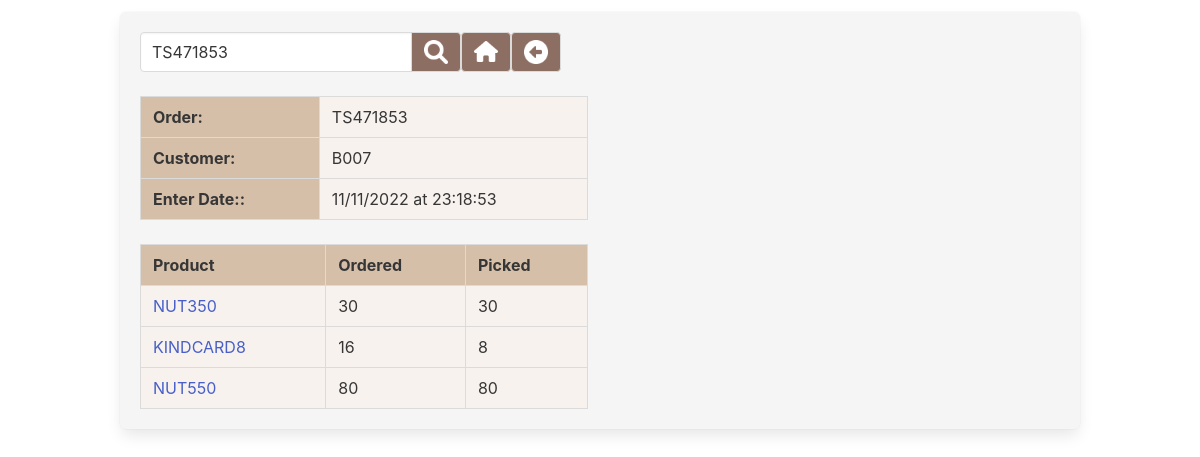
Page /gv_search_order.php?ordnum=TS471853 (signed in) on the committed database.
### tables this page shows
CREATE TABLE "geb_order_header" (
	"ordhdr_uid"	INTEGER PRIMARY KEY AUTOINCREMENT,
	"ordhdr_status"	INTEGER DEFAULT 0,
	"ordhdr_pick_status"	INTEGER DEFAULT 0,
	"ordhdr_pick_operator"	INTEGER DEFAULT 0,
	"ordhdr_pick_complete_date"	TEXT,
	"ordhdr_enter_date"	TEXT,
	"ordhdr_order_number"	TEXT,
	"ordhdr_customer"	TEXT,
	"ordhdr_address1"	TEXT,
	"ordhdr_address2"	TEXT,
	"ordhdr_address3"	TEXT,
	"ordhdr_address4"	TEXT,
	"ordhdr_address5"	TEXT
);

### lib_login.php (called while the page is built, shortened)
<?php
class Login
{
	private $user_is_logged_in = false;
	public function is_session_started()
	{
		if (php_sapi_name() !== 'cli' )
		{
			if ( version_compare(phpversion(), '5.4.0', '>=') )
			{
				return session_status() === PHP_SESSION_ACTIVE ? TRUE : FALSE;
			}
		}
		return FALSE;
	}
	private function loginWithSessionData()
	{
		$this->user_is_logged_in = true;
	}
	public function isUserLoggedIn()
	{
		return $this->user_is_logged_in;
	}
}

### lib_functions.php (called while the page is built, shortened)
<?php
$backclrA	=	'#d6bfa9';
$backclrB	=	'#f7f2ee';
function leave_numbers_only($input_string)
{
	return preg_replace('/[^0-9]/', '', trim($input_string));
}
function convert_dec_to_bin_with_padding($dec_value)
{
	$x	=	decbin($dec_value);
	return str_pad($x, 16, '0', STR_PAD_LEFT);
}
function core_acl_cookie_check($cookie_value)
{
	$outcome		=	false;
	$cookie_value	=	leave_numbers_only($cookie_value);
	if ($cookie_value == 1)	{	$outcome = true;	}
	return $outcome;
}
function is_it_enabled($cookie)
{
	$cookie_array	=	convert_dec_to_bin_with_padding(leave_numbers_only($cookie));
	return core_acl_cookie_check($cookie_array[1]);
}

### gv_search_order.php (the view, shortened to what this page needs)
<?php
require_once('lib_login.php');
$login = new Login();
if ($login->isUserLoggedIn() == true)
{
	require_once('lib_functions.php');
	if (is_it_enabled($_SESSION['menu_order_search']))
	{
		require_once('lib_db_conn.php');
		$order_number		=	'';
		if (isset($_GET['ordnum']))
		{
			$order_number		=	trim($_GET['ordnum']);
		}
?>
<!DOCTYPE html>
<html lang="en">
<head>
	<link rel="stylesheet" href="css/bulma.css">
	<link rel="stylesheet" href="css/custom.css">
</head>
<body>
<?php
	echo '<div style="height:12px"></div>';
	echo '<section class="section is-paddingless">';
	echo	'<div class="container box has-background-light">';
	$page_form	=	'
	<form action="gv_search_order.php" method="get">
		<div class="field has-addons">
			<p class="control">
				<input class="input" type="text" id="ordnum" name="ordnum" placeholder="Order number" value="' . $order_number . '">
			</p>
			<p class="control">
				<button class="button inventory_class iconSearch" style="width:50px;" type="submit"></button>
			</p>
		</div>
	</form>';
	$page_form	.=	'<p class="control">';
	$menu_link	=	"'index.php'";
	$page_form	.=		'<button class="button inventory_class iconHome" style="width:50px;" onClick="open_link(' . $menu_link . ');"></button>';
	$page_form	.=	'</p>';
	$page_form	.=	'<p class="control">';
	$page_form	.=		'<button class="button inventory_class iconBackArrow" style="width:50px;" onClick="goBack();"></button>';
	$page_form	.=	'</p>';
	echo '<nav class="level">
		<div class="level-left">
		<div class="level-item">
	' . $page_form . '
		</div>
		</div>
	</nav>';
	try
	{
		$order_header_arr	=	array();
		$sql	=	'
			SELECT
			*
			FROM
			geb_order_header
			WHERE
			ordhdr_order_number = :sorder_number
		';
		$columns_html	=	'';
		$details_html	=	'';
		if ($stmt = $db->prepare($sql))
		{
			$stmt->bindValue(':sorder_number',	$order_number,	PDO::PARAM_STR);
			$stmt->execute();
			while($row = $stmt->fetch(PDO::FETCH_ASSOC))
			{
				$order_header_arr[]	=	$row;
			}
			if (count($order_header_arr) == 1)
			{
				$order_uid		=	leave_numbers_only($order_header_arr[0]['ordhdr_uid']);
				$columns_html	.=	'<div class="columns">';
				$columns_html	.=	'<div class="column is-6">';
					$details_html	.=	'<table class="is-fullwidth table is-bordered">';
						$details_html	.=	'<tr>';
							$details_html	.=	'<td style="width:40%; background-color: ' . $backclrA . '; font-weight: bold;">Order:</td>';
							$details_html	.=	'<td style="background-color: ' . $backclrB . ';">' . trim($order_header_arr[0]['ordhdr_order_number']) . '</td>';
						$details_html	.=	'</tr>';
						$details_html	.=	'<tr>';
							$details_html	.=	'<td style="background-color: ' . $backclrA . '; font-weight: bold;">Customer:</td>';
							$details_html	.=	'<td style="background-color: ' . $backclrB . ';">' . trim($order_header_arr[0]['ordhdr_customer']) . '</td>';
						$details_html	.=	'</tr>';
						$enter_date		=		trim($order_header_arr[0]['ordhdr_enter_date']);
						$act_date		=		date('d/m/Y', strtotime($enter_date));
						$act_time		=		date('H:i:s', strtotime($enter_date));
						$details_html	.=	'<tr>';
							$details_html	.=	'<td style="background-color: ' . $backclrA . '; font-weight: bold;">Enter Date::</td>';
							$details_html	.=	'<td style="background-color: ' . $backclrB . ';">' . $act_date . ' at ' . $act_time . '</td>';
						$details_html	.=	'</tr>';
					$details_html	.=	'</table>';
				$columns_html	.=	$details_html;
				$columns_html	.=	'</div>';
				$columns_html	.=	'</div>';
				echo	$columns_html;
				$sql	=	'
					SELECT
					geb_order_details.orddet_ord_qty,
					geb_order_details.orddet_pk_qty,
					geb_product.prod_code
					FROM
					geb_order_details
					INNER JOIN geb_product ON geb_order_details.orddet_prod_pkey = geb_product.prod_pkey
					WHERE
					orddet_ordhdr_uid = :sorder_number
					ORDER BY orddet_uid
				';
				if ($stmt = $db->prepare($sql))
				{
					$stmt->bindValue(':sorder_number',	$order_uid,		PDO::PARAM_INT);
					$stmt->execute();
					$columns_html	=	'';
					$details_html	=	'';
					$columns_html	.=	'<div class="columns">';
					$columns_html	.=	'<div class="column is-6">';
					$details_html	.=	'<table class="is-fullwidth table is-bordered">';
					$details_html	.=	'<tr>';
					$details_html	.=	'<th style="background-color: ' . $backclrA . ';">Product</th>';
					$details_html	.=	'<th style="background-color: ' . $backclrA . ';">Ordered</th>';
					$details_html	.=	'<th style="background-color: ' . $backclrA . ';">Picked</th>';
					$details_html	.=	'</tr>';
					while($row = $stmt->fetch(PDO::FETCH_ASSOC))
					{
						$product_details_lnk	=	trim($row['prod_code']);
						if (is_it_enabled($_SESSION['menu_prod_search']))
						{
							$product_details_lnk	=	'<a href="gv_search_product.php?product=' . trim($row['prod_code']) . '">' . trim($row['prod_code']) . '</a>';
						}
						$details_html	.=	'<tr>';
						$details_html	.=	'<td style="background-color: ' . $backclrB . ';">' . $product_details_lnk . '</td>';
						$details_html	.=	'<td style="background-color: ' . $backclrB . ';">' . trim($row['orddet_ord_qty']) . '</td>';
						$details_html	.=	'<td style="background-color: ' . $backclrB . ';">' . trim($row['orddet_pk_qty']) . '</td>';
						$details_html	.=	'</tr>';
					}
					$details_html	.=	'</table>';
					$columns_html	.=	$details_html;
					$columns_html	.=	'</div>';
					$columns_html	.=	'</div>';
					echo	$columns_html;
				}
				else
				{
					echo 'Details Query Failed!';
				}
			}
			else
			{
			}
		}
		else
		{
			echo 'Order Query Failed!';
		}
	}
	catch(PDOException $e)
	{
		print_message(1, $e->getMessage());
	}
		echo '</div>';
	echo '</section>';
	}
	else
	{
		include('not_logged_in.php');
	}
}
else
{
    include('not_logged_in.php');
}
?>
</body>
</html>

### css/custom.css (style rules this page uses)
.inventory_class { background-color: #8D6E63; color: white; }
.iconBackArrow { background-image: url(../images/icon_back.png); background-repeat: no-repeat; background-position: center; background-size: 24px; }
.iconHome { background-image: url(../images/icon_home.png); background-repeat: no-repeat; background-position: center; background-size: 24px; }
.iconSearch { background-image: url(../images/icon_search.png); background-repeat: no-repeat; background-position: center; background-size: 24px; }

### rows in the picture
geb_order_header: ordhdr_order_number "TS471853", ordhdr_customer "B007", ordhdr_enter_date "11/11/2022", ordhdr_enter_date "23:18:53"

### other values in the picture
$row['prod_code'] "NUT350"
$row['orddet_ord_qty'] "30"
$row['orddet_pk_qty'] "30"
$row['prod_code'] "KINDCARD8"
$row['orddet_ord_qty'] "16"
$row['orddet_pk_qty'] "8"
$row['prod_code'] "NUT550"
$row['orddet_ord_qty'] "80"
$row['orddet_pk_qty'] "80"
